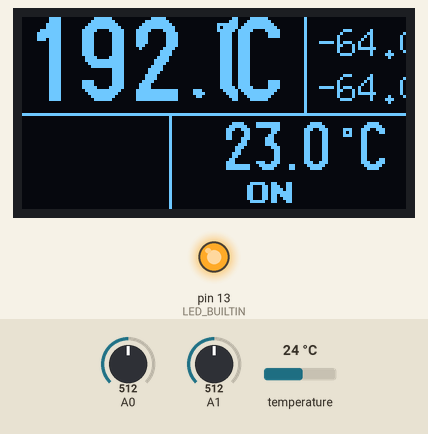
The sketch below on a simulated Arduino Nano, built with avr-gcc and run on an emulated ATmega328P. Parts: 128×64 one-colour display, output pins drawn as LEDs (lit = HIGH). The test bench sets the inputs (shaded band); at power-on: temperature 24 °C, A0 = 512, A1 = 512. EEPROM starts erased.

Above: at 2.2 s.
2.3 s: temperature set to 23.5 °C
At 3.2 s:
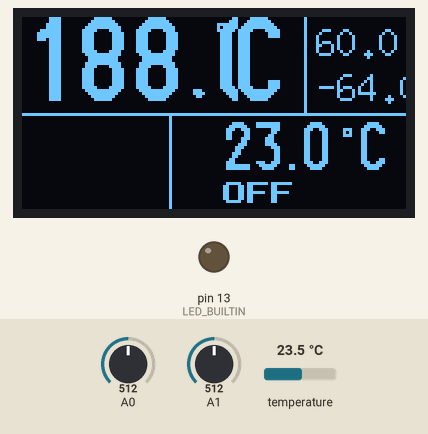
4.2 s: temperature set to 19.3 °C
At 5.7 s:
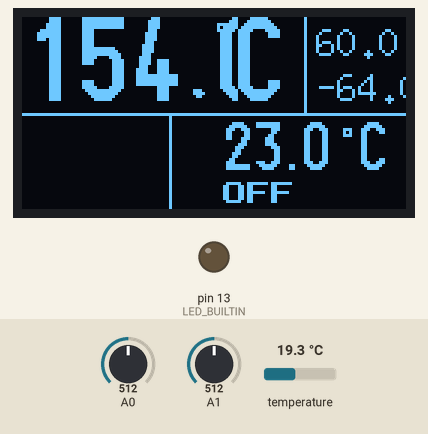
6.4 s: temperature set to 18.1 °C
At 8.0 s:
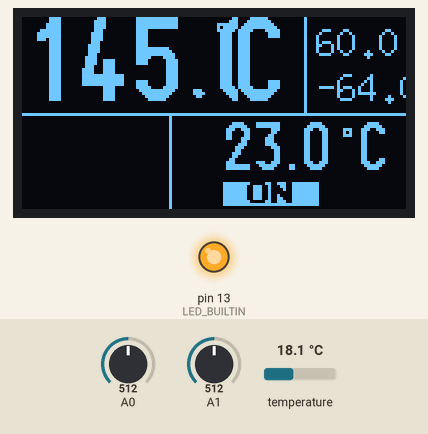
Timing chart, 0 to 9.5 s (numbered marks = the images above; inputs shaded):
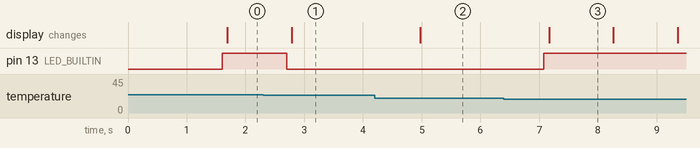

The sketch:

thermostat.ino
```cpp
// 23268 / 463
// 25856 / 126
#define WITH_SHT1X 0
#define WITH_DS18X20 1
#define WITH_HW_I2C 0
#define WITH_I2C 1

// --------------------------------------------------------------------------------
// include files

#include <Arduino.h>
#include <Wire.h>
#include <U8g2lib.h>
#include <EEPROM.h>
#if WITH_SHT1X
#include <SHT1x.h>
#endif
#if WITH_DS18X20
#include <OneWire.h>
#include "thermostat.h"
#endif


// --------------------------------------------------------------------------------
// global variables

#if WITH_DS18X20
OneWire  ds(DS18S20_PIN);  // on pin 2 of arduino nano (a 4.7K resistor is necessary)
const byte addr[8] = {0x10, 0x9E, 0x4A, 0x42, 0x3, 0x8, 0x0, 0x78};
byte data[12];
#endif

// display object
#if WITH_HW_I2C
U8G2_SSD1306_128X64_NONAME_F_HW_I2C u8g2(U8G2_R0, /* reset=*/ U8X8_PIN_NONE);
#else
U8G2_SSD1306_128X64_NONAME_F_SW_I2C u8g2(U8G2_R0, 16, 17 );
// SCL on pin 16 (A0)
// SDA on pin 17 (A1)
#endif

// sensor object
#if WITH_SHT1X
SHT1x sht1x(WIRE_LIB_DATAPIN, WIRE_LIB_CLOCKPIN);
#endif

static bool cmd = 0;
static int8_t temp_c = CELSIUS_TO_INT(19.0);
static int8_t tCsg = DEFAULT_ICE_CSG;
static int8_t hystValue = HYSTERESIS;
static float realTemp = 0.;

#if WITH_I2C
sI2CData I2CData;
sRawData rawData;
#endif

sEepromParameters params = {
  DEFAULT_MIN_TEMPERATURE,
  DEFAULT_MAX_TEMPERATURE,
  DEFAULT_TARGET_TEMPERATURE,
};

/**
   \fn void getRawDataFromReal(pRealData in, pRawData out)
   \brief transform real data into raw format
   \param[in] pRealData in : pointer on real data
   \param[out] pRawData out : pointer on raw data
   \return nothing
*/

// --------------------------------------------------------------------------------

void  writeParamsInEeprom(sEepromParameters _params, uint8_t _address) {

  writeTInEeprom(_params.tMin, _address + EEPROM_OFFSET_ADDRESS_TMIN);
  writeTInEeprom(_params.tMax, _address + EEPROM_OFFSET_ADDRESS_TMAX);
  writeTInEeprom(_params.defaultTarget, _address + EEPROM_OFFSET_ADDRESS_TTARGET);

}

void  readParamsFromEeprom(sEepromParameters *_params, uint8_t _address) {

  _params->tMin = readTFromEeprom(_address + EEPROM_OFFSET_ADDRESS_TMIN);
  _params->tMax = readTFromEeprom(_address + EEPROM_OFFSET_ADDRESS_TMAX);
  _params->defaultTarget = readTFromEeprom(_address + EEPROM_OFFSET_ADDRESS_TTARGET);

}

// --------------------------------------------------------------------------------

void setup(void) {

#if WITH_SERIAL
  Serial.begin(9600);
#endif


  Wire.begin(I2C_ADDRESS_BASE);

  pinMode(LED_BUILTIN, OUTPUT);
  digitalWrite(LED_BUILTIN, LOW);

  Wire.onReceive(I2CRxData);
  Wire.onRequest(I2CTxData);

  u8g2.begin();

#if INIT_EEPROM
  writeParamsInEeprom(params, EEPROM_PARAM_BASE_ADDRESS);
#endif
  readParamsFromEeprom(&params, EEPROM_PARAM_BASE_ADDRESS);

#if INIT_EEPROM
  displaySplashScreenInitEeprom();
  delay(500);
#endif
#if WITH_SHT1X
  sht1x.readTemperatureC();
#endif

}


float readTemperature(void) {
#if WITH_SHT1X
  sht1x.readTemperatureC();
#elif WITH_DS18X20
  byte i;

  ds.reset();
  ds.select(addr);
  ds.write(0x44, 1);        // start conversion, with parasite power on at the end
  delay(1000);     // maybe 750ms is enough, maybe not
  ds.reset();
  ds.select(addr);
  ds.write(0xBE);         // Read Scratchpad
  for ( i = 0; i < 9; i++) {           // we need 9 bytes
    data[i] = ds.read();
  }
  // Convert the data to actual temperature
  // because the result is a 16 bit signed integer, it should
  // be stored to an "int16_t" type, which is always 16 bits
  // even when compiled on a 32 bit processor.
  int16_t raw = (data[1] << 8) | data[0];
  raw = raw << 3; // 9 bit resolution default
  if (data[7] == 0x10) {
    // "count remain" gives full 12 bit resolution
    raw = (raw & 0xFFF0) + 12 - data[6];
  }
  return  (float)(raw / 16.0);
#else
  return (float)(19.0);
#endif

}


void displaySplashScreenInitEeprom(void) {

  u8g2.clearBuffer();
  u8g2.setFontMode(0); // mode white char, black background
  u8g2.setDrawColor(1);
  u8g2.setFontDirection(0);
  u8g2.setFont(u8g2_font_t0_13_tf);
  u8g2.setCursor(0, 13);
  u8g2.print("INIT. EEPROM");
  u8g2.sendBuffer();

  return;
}


// --------------------------------------------------------------------------------

void displayTemp(float _t, int _x, int _y) {

  u8g2.setFontDirection(0);
  u8g2.setFont(u8g2_font_logisoso28_tf);
  u8g2.setCursor(_x + 0, _y + 28);
  u8g2.print(_t, 1);
  u8g2.setFont(u8g2_font_u8glib_4_tf);
  u8g2.setCursor(_x + 65, _y + 5);
  u8g2.print("o");
  u8g2.setFont(u8g2_font_logisoso28_tf);
  u8g2.setCursor(_x + 70, _y + 28);
  u8g2.print("C");

}

// --------------------------------------------------------------------------------

void displayMinMaxTemp(int8_t _tMin, int8_t _tMax, int _x, int _y) {

  u8g2.setFontDirection(0);
  u8g2.setFont(u8g2_font_7x13_tr);
  u8g2.setCursor(_x, _y + 13);
  u8g2.print(INT_TO_CELSIUS(_tMax), 1);
  u8g2.setCursor(_x, _y + 28);
  u8g2.print(INT_TO_CELSIUS(_tMin), 1);
}

// --------------------------------------------------------------------------------

void displayCsg(int8_t _t, int _x, int _y) {

  u8g2.setFontDirection(0);
  u8g2.setFont(u8g2_font_logisoso16_tf);
  u8g2.setCursor(_x + 0, _y + 16);
  u8g2.print(INT_TO_CELSIUS(_t), 1);
  u8g2.setFont(u8g2_font_u8glib_4_tf);
  u8g2.setCursor(_x + 40, _y + 5);
  u8g2.print("o");
  u8g2.setFont(u8g2_font_logisoso16_tf);
  u8g2.setCursor(_x + 45, _y + 16);
  u8g2.print("C");
}

// --------------------------------------------------------------------------------

void displayCmd(bool _cmd, int _x, int _y, bool _blinkMode) {

  u8g2.setFontDirection(0);
  u8g2.setFont(u8g2_font_pressstart2p_8r);
  u8g2.setCursor(_x + 0, _y + 8);
  if (!_cmd)
    u8g2.print("OFF ");
  else {
    u8g2.setFontMode(0);
    u8g2.setDrawColor(_blinkMode ? 1 : 0);
    u8g2.print(" ON ");
  }
  u8g2.setDrawColor(1);
}

// --------------------------------------------------------------------------------

void draw(float _t, int8_t _tMin, int8_t _tMax, int8_t _csg, bool _cmd) {

  static bool blinkMode = false;

  blinkMode = blinkMode ? false : true;

  u8g2.clearBuffer();
  u8g2.setFontMode(0); // mode white char, black background
  u8g2.setDrawColor(1);
  displayTemp(_t, 0, 0);
#if 1
  displayMinMaxTemp(_tMin, _tMax, 98, 0);
  displayCsg(_csg, 64 + 3, 32 + 3);
  displayCmd(_cmd, 64 + 3, 55, blinkMode);

  u8g2.drawLine(0, 32, 127, 32); // horizontal separator
  u8g2.drawLine(94, 0, 94, 32); // upper vertical separator
  u8g2.drawLine(49, 32, 49, 63); // lower vertical separator
#endif
  u8g2.sendBuffer();
}

// --------------------------------------------------------------------------------

bool advancedRegulation(int8_t _target, int8_t _t, bool _cmd) {


  if (!(_cmd) && _t <= (_target - hystValue))
    return true;
  else if ((_cmd) && _t >= (_target + hystValue))
    return false;
  else
    return _cmd;
}

// --------------------------------------------------------------------------------

void writeTInEeprom(int8_t _t, int _address) {

  EEPROM.write(_address, (unsigned char)(_t));
  return;
}

int8_t readTFromEeprom(int _address) {

  return (int8_t)(EEPROM.read(_address) );
}

// --------------------------------------------------------------------------------

void loop(void) {

  static int8_t tMin = 0;
  static int8_t tMax = 0;

  static bool oldLeftButton = false;
  static bool oldRightButton = false;
  bool leftButton = analogRead(A1) > 500 ? true : false;
  bool rightButton = analogRead(A0) > 500 ? true : false;

  bool pushLeftButton = (leftButton != oldLeftButton && leftButton) ? true : false;
  bool pushRightButton = (rightButton != oldRightButton && rightButton) ? true : false;

  oldLeftButton = leftButton;
  oldRightButton = rightButton;


  // Read values from the sensor
#if WITH_SHT1X
  tempReadCounter = 120;
  temp_c = sht1x.readTemperatureRaw();
  temp_c = tempCompensation(temp_c);
  humidity = sht1x.readHumidity();
#else
  realTemp = readTemperature();
  temp_c = CELSIUS_TO_INT(realTemp);
#endif


  if (tCsg == DEFAULT_ICE_CSG) {
    tCsg = readTFromEeprom(EEPROM_PARAM_BASE_ADDRESS + EEPROM_OFFSET_ADDRESS_TTARGET);
  }

  if (tMin == 0 && tMax == 0) {
#if INIT_EEPROM
    tMin = tMax = temp_c;
    writeTInEeprom(tMin, EEPROM_PARAM_BASE_ADDRESS + EEPROM_OFFSET_ADDRESS_TMIN);
    writeTInEeprom(tMax, EEPROM_PARAM_BASE_ADDRESS + EEPROM_OFFSET_ADDRESS_TMAX);
#else
    tMin = readTFromEeprom(EEPROM_PARAM_BASE_ADDRESS + EEPROM_OFFSET_ADDRESS_TMIN);
    tMax = readTFromEeprom(EEPROM_PARAM_BASE_ADDRESS + EEPROM_OFFSET_ADDRESS_TMAX);
#endif
  }
  else {

    if (temp_c < tMin) {
      tMin = temp_c;
      writeTInEeprom(tMin, EEPROM_PARAM_BASE_ADDRESS + EEPROM_OFFSET_ADDRESS_TMIN);
    }
    if (temp_c > tMax) {
      tMax = temp_c;
      writeTInEeprom(tMax, EEPROM_PARAM_BASE_ADDRESS + EEPROM_OFFSET_ADDRESS_TMAX);
    }
  }

  if (pushLeftButton && tCsg >= DEFAULT_ICE_CSG + DEFAULT_CSG_STEP) {
    tCsg -= DEFAULT_CSG_STEP;
    writeTInEeprom(tCsg, EEPROM_PARAM_BASE_ADDRESS + EEPROM_OFFSET_ADDRESS_TTARGET);

  }
  if (pushRightButton && tCsg <= DEFAULT_CSG_MAX - DEFAULT_CSG_STEP) {
    tCsg += DEFAULT_CSG_STEP;
    writeTInEeprom(tCsg, EEPROM_PARAM_BASE_ADDRESS + EEPROM_OFFSET_ADDRESS_TTARGET);
  }


  cmd = advancedRegulation(tCsg, temp_c, cmd);
  digitalWrite(LED_BUILTIN, cmd ? HIGH : LOW);

  draw(realTemp, tMin, tMax, tCsg, cmd);


}


/**
   \fn void I2CTxData(void)
   \brief reply to python cmd : bus.read_i2c_block_data(I2C node, address, data size);
   \param[in] none
   \param[out] none
   \return nothing
*/
void I2CTxData(void) {

#if WITH_I2C
  unsigned char index = 0;
  Serial.print("------ sendData (address=");
  Serial.print(I2CData.address);
  Serial.println(")");

  rawData.sensorValue = realTemp*10;
  rawData.targetValue = tCsg;
  rawData.cmd = cmd;
  rawData.hystValue = hystValue;

  switch (I2CData.address) {
    case ADDRESS_DATA:
      Wire.write((char*)&rawData, sizeof(sRawData) ); // respond with message
      break;
    case ADDRESS_SENSOR_VALUE:
      I2CData.data[index++] = (rawData.sensorValue&0xFF00)>>8;
      I2CData.data[index++] = (rawData.sensorValue&0x00FF);
      Wire.write(I2CData.data, 2); // respond with message
      break;
    case ADDRESS_TARGET_VALUE:
      I2CData.data[index++] = rawData.targetValue;
      Wire.write(I2CData.data, 1); // respond with message
      break;
    case ADDRESS_CMD_VALUE:
      I2CData.data[index++] = rawData.cmd;
      Wire.write(I2CData.data, 1); // respond with message
      break;
    case ADDRESS_HYST_VALUE:
      I2CData.data[index++] = rawData.hystValue;
      Wire.write(I2CData.data, 1); // respond with message
      break;
  }
#endif
}

// reply to python cmd : bus.write_i2c_block_data(8,address,data);
/**
   \fn void I2CTxData(int byteCount)
   \brief reply to python cmd : bus.write_i2c_block_data(I2C node,address,data);
   \param[in] int byteCount : number of bytes to read
   \param[out] none
   \return nothing
*/
void I2CRxData(int byteCount) {
#if WITH_I2C

  unsigned char inputData = 0;
  unsigned char count = 0;

  Serial.print("------ receiveData (");
  Serial.print(byteCount);
  Serial.println(")");

  while (Wire.available()) {

    inputData = Wire.read();
    if (count == 0) {
      I2CData.address = inputData;
      Serial.print("address: ");
      Serial.println((int)I2CData.address);
    }
    else {
      I2CData.data[count - 1] = inputData;
      Serial.print("data   : ");
      Serial.println((unsigned int)(I2CData.data[count - 1]));
    }
    count++;
  }

  if (byteCount > 1) {
    rxDataAnalysis(&I2CData);
  }
#endif
  return;
}


/**
   \fn void rxDataAnalysis(pI2CData pData)
   \brief received data analysis ; update realdata
   \param[in] pI2CData pData : pointer on received raw data
   \param[out] realData (global variable)
   \return nothing
*/
void rxDataAnalysis(pI2CData pData) {
#if WITH_I2C

  switch (pData->address) {

    case ADDRESS_LED: // cmd to set/reset LED
      digitalWrite(13, pData->data[0] ? HIGH : LOW);
      break;

    case ADDRESS_DATA: // set all
      tCsg = (pData->data[0]);
      temp_c = (pData->data[1]);
      cmd = (pData->data[2]);
      hystValue = (pData->data[3]);
      break;

    case ADDRESS_TARGET_VALUE: // set targetValue
      Serial.print("set tCsg to ");
      tCsg = (pData->data[0]);
      Serial.println(tCsg);
      break;

    case ADDRESS_SENSOR_VALUE: // set sensorValue
      Serial.print("set temp_c to ");
      temp_c = pData->data[0];
      Serial.println(temp_c);
      break;

    case ADDRESS_HYST_VALUE: // set sensorValue
      Serial.print("set hystValue to ");
      hystValue = pData->data[0];
      Serial.println(hystValue);
      break;
  }
#endif

  return;
}
```

thermostat.h
```cpp
/*
# -------------------------------------------------------------------
# Filename  : thermostat.h
# Created on: 18/06/2017 - 22:50:12  by Pierre BRESSY (HEIG-VD)
# Purpose   :
# -------------------------------------------------------------------
*/

#ifndef _THERMOSTAT_H_
#define _THERMOSTAT_H_

#define SOFTWARE_VERSION "V1.0 20171201"

// INIT_EEPROM
// for the first configuration of the Arduino NANO:
// - set this symbol to 1
// - compile and program the µC board
// - run the software => tMin, tMax and tCsg will be correctly set in EEPROM
// - set this symbol to 0
// - compile and program the µC board
// - run the software => tMin, tMax and tCsg will be read from EEPROM

#define INIT_EEPROM 1

// I2C pinout for temperature sensor
#define WIRE_LIB_DATAPIN 4
#define WIRE_LIB_CLOCKPIN 5

#define ANSWER_MAX_SIZE 16
#define I2C_ADDRESS_BASE 8

#define DS18S20_PIN 2

// addresses for tMax, tMin and tCsg in EEPROM
#define EEPROM_PARAM_BASE_ADDRESS 0x00
#define EEPROM_OFFSET_ADDRESS_TMIN 0
#define EEPROM_OFFSET_ADDRESS_TMAX 1
#define EEPROM_OFFSET_ADDRESS_TTARGET 2


#define CELSIUS_TO_INT_SCALE (2.)
#define CELSIUS_TO_INT(x) ( (x)*CELSIUS_TO_INT_SCALE )
#define INT_TO_CELSIUS(x) ( (x)/CELSIUS_TO_INT_SCALE )

// default values for target temperature
#define DEFAULT_MIN_TEMPERATURE (CELSIUS_TO_INT(+63.5))
#define DEFAULT_MAX_TEMPERATURE (0.0)
#define DEFAULT_TARGET_TEMPERATURE (CELSIUS_TO_INT(23.0))

#define DEFAULT_ICE_CSG (CELSIUS_TO_INT(5.0))

// regulation parameters
#define HYSTERESIS (CELSIUS_TO_INT(0.5))
#define DEFAULT_CSG_STEP (CELSIUS_TO_INT(0.5))
#define DEFAULT_CSG_MAX (CELSIUS_TO_INT(30.0))


// ----------------------------------------------------------  enumerated types
typedef enum {
  ADDRESS_ZERO = 0,
  ADDRESS_DATA = 1,
  ADDRESS_TARGET_VALUE = 2,
  ADDRESS_SENSOR_VALUE = 3,
  ADDRESS_CMD_VALUE = 4,
  ADDRESS_HYST_VALUE = 5,
  ADDRESS_LED = 6
} eAddress;


// ----------------------------------------------------------  structured types
typedef struct {
  eAddress address;
  uint8_t data[ANSWER_MAX_SIZE];

} sI2CData, *pI2CData;

typedef struct {
  int16_t sensorValue;
  int8_t targetValue;
  int8_t cmd;
  int8_t hystValue;
} sRawData, *pRawData;


// -128 = -64.0°C
// +127 = +63.5°C

typedef struct {

  int8_t tMin;
  int8_t tMax;
  int8_t defaultTarget;

} sEepromParameters, *pEepromParameters;


// --------------------------------------------------------------------  unions

// ----------------------------------------------------------------  prototypes
// reply to python cmd : bus.read_i2c_block_data(8,0,16);
void I2CTxData(void);
// reply to python cmd : bus.write_i2c_block_data(8,address,data);
void I2CRxData(int byteCount);
void rxDataAnalysis(pI2CData pData);

void setup(void);
void loop(void);

void displaySplashScreenInitEeprom(void);

void writeTInEeprom(int8_t _t, int _address);
int8_t readTFromEeprom(int _address);

bool advancedRegulation(int8_t _target, int8_t _t, bool _cmd);

void displayTemp(float t, int x, int y);
void displayMinMaxTemp(int8_t tMin, int8_t tMax, int x, int y);
void displayCsg(int8_t _t, int _x, int _y);
void displayCmd(bool _cmd, int _x, int _y, bool _blinkMode);
void draw(int8_t _t, int8_t _tMin, int8_t _tMax, int8_t _csg, bool _cmd);


#endif
```

Measured:
- the behaviour switches between 24 and 23.9 °C on temperature (found by bisection; images 0 and 1)
- the behaviour switches between 18.9 and 18.8 °C on temperature (found by bisection; images 2 and 3)
- after the input at 2.3 s, pin 13 (LED_BUILTIN): HIGH → LOW after 0.40 s; the display: changes after 0.49 s (image 1)
- after the input at 4.2 s, the display: changes after 0.78 s (image 2)
- after the input at 6.4 s, pin 13 (LED_BUILTIN): LOW → HIGH after 0.68 s; the display: changes after 0.77 s (image 3)
- what the display in image 3 shows lasts 1.1 s, from 7.2 s to 8.3 s
